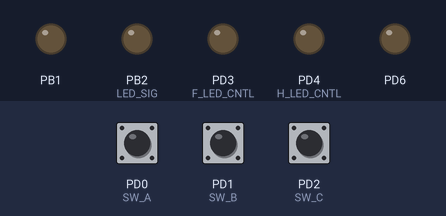
A program run on a simulated ATmega328P, built with avr-gcc and emulated at 1 MHz. On the bench: output pins drawn as LEDs (lit = HIGH). Dashed ring = blinking. The inputs (shaded band) are chosen by the test bench; at power-on: PD0 (SW_A) HIGH, PD1 (SW_B) HIGH, PD2 (SW_C) HIGH.

Above: at 1.2 s.
1.3 s: PD0 (SW_A) pulled LOW for 0.15 s
At 4.19 s:
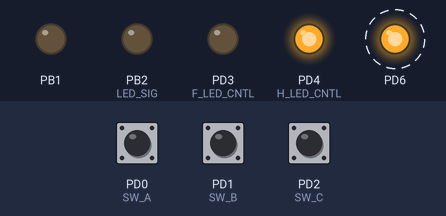
4.3 s: PD1 (SW_B) pulled LOW for 0.15 s
At 4.9 s:
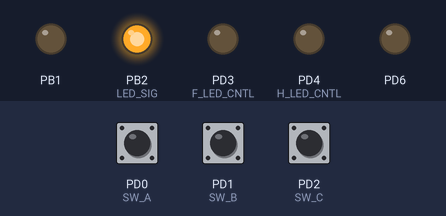
Timing chart, 0 to 7.3 s (numbered marks = the images above; inputs shaded):
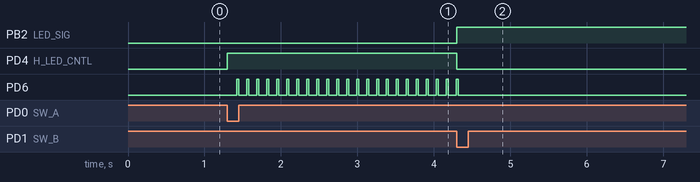

The program:

main.c
```c
/*
 * heaterFanControl.c
 *
 * Created: 8/19/2017 12:33:59 AM
 * Author : LOMAS
 */

#include <avr/io.h>
#define F_CPU 1000000UL		// Internal 1MHz Osc
#include <util/delay.h>
#include <avr/interrupt.h>


#define		SW_C			PIND2
#define		SW_B			PIND1
#define		SW_A			PIND0

#define		F_LED_CNTL		PORTD3
#define		H_LED_CNTL		PORTD4

#define		IO_PORTD_OUT	PORTD
#define		IO_PORTD_IN		PIND
#define		IO_PORTD_DIR	DDRD

#define		LED_SIG			PORTB2
#define		IO_PORTB_OUT	PORTB
#define		IO_PORTB_DIR	DDRB

#define		ANALOG_TMP_PIN	7

#define		PWM_FAN_PERCENT_LOW			7		// 33%
#define		PWM_FAN_PERCENT_MID			13		// 66%
#define		PWM_FAN_PERCENT_HIGH		20		// 100%

#define		PWM_HEATER_PERCENT_LOW		51		// 20%
#define		PWM_HEATER_PERCENT_MID		102		// 40%
#define		PWM_HEATER_PERCENT_HIGH		153		// 60%

#define		PWM_HEATER_PERCENT_OFF		0
#define		PWM_FAN_PERCENT_OFF			0

#define		TEMP_LOW_VAL				30.0F
#define		TEMP_MID_VAL				50.0F
#define		TEMP_HIGH_VAL				70.0F
#define		TEMP_CRITICAL_VAL			80.0F

#if 0
	// 120 * 1000 (120 Seconds)
	#define		SENSOR_CHECK_TIME			120000UL

	// 120 * 60 * 1000 (in Millisecond) -> 120 Minutes
	#define		TIMER_VAL_HEATER			7200000UL

	// 120 * 60 * 1000 (in Millisecond) -> 120 Minutes
	#define		TIMER_VAL_FAN				7200000UL

	// 30 * 60 * 1000  (in Millisecond) -> 30 Minutes
	#define		TIMER_VAL_LED				1800000UL
#endif


// Dummy Time value during test
#if 1
	#define		SENSOR_CHECK_TIME			5000UL
	#define		TIMER_VAL_HEATER			50000UL
	#define		TIMER_VAL_FAN				30000UL
	#define		TIMER_VAL_LED				30000UL
#endif


static uint16_t PWM_FREQ = 25000;
static uint16_t TOP_VAL = 0;

volatile uint8_t count_sw_a = 0;
volatile uint8_t count_sw_b = 0;
volatile uint8_t count_sw_c = 0;

volatile uint8_t flag_check_sensor = 0;

volatile unsigned long milliseconds;

ISR(TIMER2_COMPA_vect) {
	++milliseconds;
	if((milliseconds % SENSOR_CHECK_TIME) == 0)
		flag_check_sensor = 1;
}

unsigned long millis(void) {
	return milliseconds;
}

void init_timerModule() {
	TIMSK2 |= (1 << OCIE2A);					// Enable the compare match interrupt
	TCCR2A |= (1 << WGM21);						// CTC mode
	TCCR2B |= (1 << CS22) | (1 << CS21);		// Clock/256
	OCR2A = 0x3F;								// Load the offset
	return;
}
void pwm_init() {

	/*********************************************/
	/*		For Heater Control at PD6			 */
	/*********************************************/
	DDRD |= (1 << PORTD6);     // Set PD6 : Output
	PORTD &= ~(1 << PORTD6);
	// Initial TIMER0 Phase Correct PWM
	// f_PWM = 1MHz / (256 * 510) = 7.65931 Hz
	TCCR0A = 0b10000001; // Phase Correct PWM 8 Bit, Clear OCA0 on Compare Match, Set on TOP
	TCCR0B = 0b00000100; // Used 256 Prescaler

	TCNT0 = 0;           // Reset TCNT0
	OCR0A = 0;           // Initial the Output Compare register A & B


	/*********************************************/
	/*		For Fan control at PPB1				 */
	/*********************************************/
	DDRB |= (1 << PORTB1);
	PORTB &= ~(1 << PORTB1);
	// Initial TIMER1 Phase and Frequency Correct PWM
	// Set the Timer/Counter Control Register
	// TOP = (1000000/(2 * 1 * 25000)) = 20
	TCCR1A = 0b10000000; // Clear OC1A when up counting, Set when down counting
	TCCR1B = 0b00010001; // Phase/Freq-correct PWM, top value = ICR1, Prescaler: 1

	TOP_VAL = (F_CPU / (2 * PWM_FREQ));

	ICR1 = TOP_VAL;
	TCNT1 = 0;
	OCR1A = 0;
	return;
}

void init_io() {
	// Initialize IOs at PORT D
	IO_PORTD_DIR |= (1 << PORTD3) | (1 << PORTD4);

	// Make Switch Pins Input
	IO_PORTD_DIR &= ~((1 << SW_A) | (1 << SW_B) | (1 << SW_C));

	// Enable internal pull ups
	IO_PORTD_OUT |= ((1 << SW_A) | (1 << SW_B) | (1 << SW_C));

	// Initialize IO at port B
	IO_PORTB_DIR |= (1 << LED_SIG);
	IO_PORTB_OUT &= ~(1 << LED_SIG);
}

void init_adc(void) {

	// 128 prescaller -> Fadc = 125KHz
	ADCSRA |= (1 << ADEN) | (1 << ADPS2) | (1 << ADPS1) | (1 << ADPS0);

	// Channel 7, left justified result, Vref = AVcc
	ADMUX |= (1 << REFS0) | (1 << MUX2) | (1 << MUX1) | (1 << MUX0);
	return;
}

void pwm_heater(uint8_t p) {
	/*OCR0A = (uint8_t)((p / 100) * 255);*/
	OCR0A = p;
	return;
}

void pwm_fan(uint8_t p) {
	/*OCR1A = (uint16_t)((p / 100) *  TOP_VAL);*/
	/*OCR1A = TOP_VAL;*/
	OCR1A = p;
	return;
}

float get_temp() {
	float temperature = 0.0;
	// Start conversion
	ADCSRA |= (1 << ADSC);

	// Wait until the conversion completes
	while (ADCSRA & (1 << ADSC));

	// Temperature calculation goes follows
	// 1 Degree Centigrade = 2.049 steps
	temperature = ADC / 2.049;

	return temperature;
}

uint8_t sw_a() {
	if(IO_PORTD_IN & (1 << SW_A)) {
		return 1;
	} else {
		return 0;
	}
}

uint8_t get_sw_a() {
	/*static uint8_t count_sw_a = 0;*/

	if(sw_a()) {
		_delay_ms(20);  // De-bounce Time
		while(sw_a());
		count_sw_a++;	// Increment the counter

		if(count_sw_a > 4)	count_sw_a = 1; // Initial Value is 1
	}

	return count_sw_a;
}

uint8_t sw_b() {
	if(IO_PORTD_IN & (1 << SW_B)) {
		return 1;
	} else {
		return 0;
	}
}

uint8_t get_sw_b() {

	/*static uint8_t count_sw_b = 0;*/

	if(sw_b()) {
		_delay_ms(20);  // De-bounce Time
		while(sw_b());
		count_sw_b++;	// Increment the counter

		if(count_sw_b > 2)	count_sw_b = 1; // Initial Value is 1
	}

	return count_sw_b;
}

uint8_t sw_c() {
	if(IO_PORTD_IN & (1 << SW_C)) {
		return 1;
	} else {
		return 0;
	}
}

uint8_t get_sw_c() {

	/*static uint8_t count_sw_c = 0;*/

	if(sw_c()) {
		_delay_ms(20);  // De-bounce Time
		while(sw_c());
		count_sw_c++;	// Increment the counter

		if(count_sw_c > 4)	count_sw_c = 1; // Initial Value is 1
	}

	return count_sw_c;
}

void led_heater_on() {
	IO_PORTD_OUT |= (1 << H_LED_CNTL);
	return;
}

void led_heater_off() {
	IO_PORTD_OUT &= ~(1 << H_LED_CNTL);
	return;
}

void led_fan_on() {
	IO_PORTD_OUT |= (1 << F_LED_CNTL);
	return;
}

void led_fan_off() {
	IO_PORTD_OUT &= ~(1 << F_LED_CNTL);
	return;
}

void led_sig_on() {
	IO_PORTB_OUT |= (1 << LED_SIG);
	return;
}

void led_sig_off() {
	IO_PORTB_OUT &= ~(1 << LED_SIG);
	return;
}

int main(void) {

	pwm_init();
	init_timerModule();
	sei();
	init_adc();
	init_io();

	uint8_t swa_val = 0;
	uint8_t swa_prev_val = 0;

	uint8_t swb_val = 0;
	uint8_t swb_prev_val = 0;

	uint8_t swc_val = 0;
	uint8_t swc_prev_val = 0;

	unsigned long time_val_heater_start = 0;
	unsigned long time_val_fan_start = 0;
	unsigned long time_val_led_start = 0;

	float temp_avg  = 0.0;
	double temp_sum = 0.0;

    while (1) {

		swa_val = get_sw_a();

		// ------- Heater Control -------------
		if(swa_val != swa_prev_val) {

			// --- Clear all other stuffs (fan/led)-----
			pwm_fan(PWM_FAN_PERCENT_OFF);
			led_fan_off();
			led_sig_off();

			// Clear the tap history
			count_sw_b = 0; swb_prev_val = 0;
			count_sw_c = 0; swc_prev_val = 0;

			// ---- Proceed to heater work
			time_val_heater_start = millis();
			swa_prev_val = swa_val;

			switch (swa_val) {
				case 1:
					pwm_heater(PWM_HEATER_PERCENT_LOW);
					led_heater_on();
				break;

				case 2:
					pwm_heater(PWM_HEATER_PERCENT_MID);
					led_heater_on();
				break;

				case 3:
					pwm_heater(PWM_HEATER_PERCENT_HIGH);
					led_heater_on();
				break;

				case 4:
					pwm_heater(PWM_HEATER_PERCENT_OFF);
					led_heater_off();
				break;

				default:
					pwm_heater(PWM_HEATER_PERCENT_OFF);
					led_heater_off();
				break;
			}
		}

		if((millis() - time_val_heater_start) > TIMER_VAL_HEATER) {
			pwm_heater(PWM_HEATER_PERCENT_OFF);
			led_heater_off();
			count_sw_a = 0; swa_prev_val = 0;
		}
		// ------- End Heater Control -------------


		//----------- LED Control -----------------
		swb_val = get_sw_b();

		if(swb_val != swb_prev_val) {

			// --- Clear all other stuffs (heater/fan)-----
			pwm_heater(PWM_HEATER_PERCENT_OFF);
			led_heater_off();

			pwm_fan(PWM_FAN_PERCENT_OFF);
			led_fan_off();


			// Clear the tap history
			count_sw_a = 0; swa_prev_val = 0;
			count_sw_c = 0; swc_prev_val = 0;

			// ---- Proceed to LED work
			time_val_led_start = millis();
			swb_prev_val = swb_val;

			switch (swb_val) {
				case 1:
					led_sig_on();
				break;

				case 2:
					led_sig_off();
				break;

				default:
					led_sig_off();
				break;
			}
		}

		if((millis() - time_val_led_start) > TIMER_VAL_LED) {
			led_sig_off();
			count_sw_b = 0; swb_prev_val = 0;
		}
		// ------- End SIG LED control ---------------------------------


		//----------- Fan Control -----------------
		swc_val = get_sw_c();
		if(swc_val != swc_prev_val) {

			// --- Clear all other stuffs (heater/led)-----
			pwm_heater(PWM_HEATER_PERCENT_OFF);
			led_heater_off();
			led_sig_off();

			// Clear the tap history
			count_sw_a = 0; swa_prev_val = 0;
			count_sw_b = 0; swb_prev_val = 0;

			// ---- Proceed to fan work
			time_val_fan_start = millis();
			swc_prev_val = swc_val;

			switch (swc_val) {
				case 1:
					pwm_fan(PWM_FAN_PERCENT_LOW);
					led_fan_on();
				break;

				case 2:
					pwm_fan(PWM_FAN_PERCENT_MID);
					led_fan_on();
				break;

				case 3:
					pwm_fan(PWM_FAN_PERCENT_HIGH);
					led_fan_on();
				break;

				case 4:
					pwm_fan(PWM_FAN_PERCENT_OFF);
					led_fan_off();
				break;

				default:
					pwm_fan(PWM_FAN_PERCENT_OFF);
					led_fan_off();
				break;
			}
		}

		if((millis() - time_val_fan_start) > TIMER_VAL_FAN) {
			pwm_fan(PWM_FAN_PERCENT_OFF);
			led_fan_off();
			count_sw_c = 0; swc_prev_val = 0;
		}
		// ------- End fan control ---------------------------------


		// --------------- Temperature sensing and Control ----------
		// ---- Check sensor each 120 seconds -------------------------
		if(flag_check_sensor) {
			flag_check_sensor = 0;

			for(uint8_t i = 0; i < 5; i++) {
				temp_sum += get_temp();
			}

			temp_avg = temp_sum / 5;

			temp_sum = 0.0;

			if(temp_avg < TEMP_CRITICAL_VAL) {

				switch (swa_val) {

					case 1:
						if(temp_avg >= TEMP_LOW_VAL) {
							pwm_heater(PWM_HEATER_PERCENT_OFF);
							led_heater_off();
						} else {
							pwm_heater(PWM_HEATER_PERCENT_LOW);
							led_heater_on();
						}
					break;

					case 2:
						if(temp_avg >= TEMP_MID_VAL) {
							pwm_heater(PWM_HEATER_PERCENT_OFF);
							led_heater_off();
						} else {
							pwm_heater(PWM_HEATER_PERCENT_MID);
							led_heater_on();
						}
					break;

					case 3:
						if(temp_avg >= TEMP_HIGH_VAL) {
							pwm_heater(PWM_HEATER_PERCENT_OFF);
							led_heater_off();
						} else {
							pwm_heater(PWM_HEATER_PERCENT_HIGH);
							led_heater_on();
						}
					break;

					case 4:
						pwm_heater(PWM_HEATER_PERCENT_OFF);
						led_heater_off();
					break;

					default:
						pwm_heater(PWM_HEATER_PERCENT_OFF);
						led_heater_off();
					break;
				}
			} else {
				pwm_heater(PWM_HEATER_PERCENT_OFF);
				led_heater_off();
			}
		}
	}
	return 0;
}
```

Measured:
- after the input at 1.3 s, PD4 (H_LED_CNTL): LOW → HIGH at once; PD6: alternates HIGH for 0.03 s and LOW for 0.10 s, starting after 0.12 s
- after the input at 4.3 s, PB2 (LED_SIG): LOW → HIGH at once; PD4 (H_LED_CNTL): HIGH → LOW at once; PD6: goes on until 4.3 s, then stays LOW
